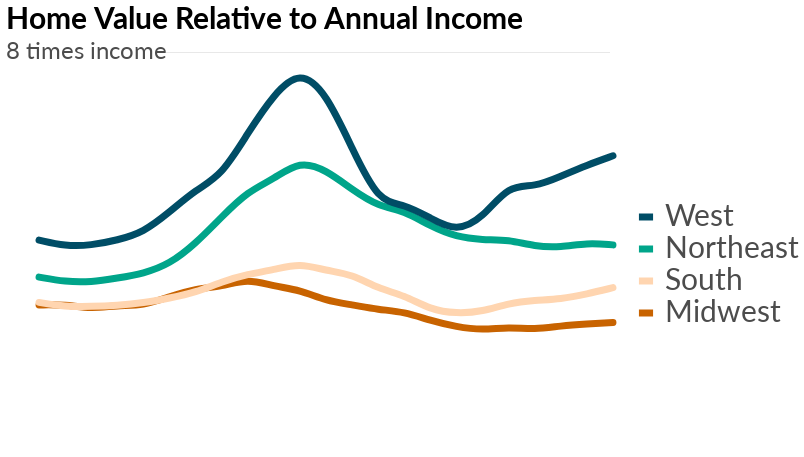

The cell this chart's notebook holds for it:
### Code cell
chart

### Figure 1 — Vega-Lite specification as saved in the notebook (floating-point values rounded to 4 significant figures)
{"width": 600, "height": 400, "background": "white", "config": {"title": {"fontSize": 30, "anchor": "start", "font": "Lato", "offset": 5}, "axisX": {"grid": false, "labelFont": "Lato", "labelFontSize": 16, "labelAngle": 0, "labelPadding": 10, "ticks": false, "tickSize": 5, "title": null, "titleFont": "Lato", "titleFontSize": 16, "titleFontWeight": "normal", "titleY": 30, "titleX": 280}, "axisY": {"grid": true, "gridOpacity": 1, "labelFont": "Lato", "labelFontSize": 16, "labelLimit": 100, "labelAlign": "left", "labelPadding": 20, "ticks": false, "title": null, "titleFont": "Lato", "titleFontWeight": "normal", "titleFontSize": 16, "titleAlign": "left", "titleAngle": 0, "titleY": -20, "titleX": -20, "domainWidth": 0}, "view": {"strokeOpacity": 0}, "legend": {"labelFont": "lato", "labelFontSize": 30, "labelFontWeight": "normal", "labelOpacity": 0.7, "legendX": 605, "legendY": 150, "orient": "none", "symbolSize": 200, "symbolStrokeWidth": 7}}, "layer": [{"data": {"name": "data-a92822be6211b90b094ef9b1ca0c12d5"}, "mark": {"type": "line", "interpolate": "basis", "size": 7, "strokeCap": "round"}, "encoding": {"color": {"type": "nominal", "field": "Region", "scale": {"domain": ["West", "Northeast", "South", "Midwest"], "range": ["#004d66", "#00a58a", "#ffd5b0", "#c86300"]}, "title": ""}, "x": {"type": "ordinal", "axis": {"labelFontSize": 24, "labelOpacity": 0.7, "tickSize": 10, "ticks": true, "values": [2000, 2010, 2018]}, "field": "Year"}, "y": {"type": "quantitative", "axis": {"format": "a", "labelFontSize": 24, "labelOpacity": 0.7, "titleFontSize": 26, "titleOpacity": 0.7, "titleY": -40, "values": [2, 4, 6]}, "field": "HIR", "scale": {"domain": [0, 8]}, "title": "Regional comparison"}}, "title": "Home Value Relative to Annual Income"}, {"data": {"name": "data-34346d506a988c9999cbb9a8b0c69d9d"}, "mark": {"type": "text", "dx": 245, "dy": -4, "fontSize": 11.5, "fontWeight": "bold", "opacity": 0.09}, "encoding": {"text": {"type": "nominal", "field": "text"}, "x": {"type": "ordinal", "axis": null, "field": "x"}, "y": {"type": "quantitative", "axis": null, "field": "y"}}}, {"data": {"name": "data-eb4c61d6a351efb0d2cc0da2cfb9ff00"}, "mark": {"type": "text", "dx": -57, "dy": 0, "font": "lato", "fontSize": 24, "opacity": 0.7}, "encoding": {"text": {"type": "nominal", "field": "text"}, "x": {"type": "ordinal", "axis": null, "field": "x"}, "y": {"type": "quantitative", "axis": null, "field": "y"}}}], "$schema": "https://vega.github.io/schema/vega-lite/v4.0.0.json", "datasets": {"data-a92822be6211b90b094ef9b1ca0c12d5": [{"Year": 1996, "Med_Inc": 36579, "Region": "Midwest", "Med_Home": 107594, "HIR": 2.941}, {"Year": 1996, "Med_Inc": 37406, "Region": "Northeast", "Med_Home": 130814, "HIR": 3.497}, {"Year": 1996, "Med_Inc": 32422, "Region": "South", "Med_Home": 96994, "HIR": 2.992}, {"Year": 1996, "Med_Inc": 37125, "Region": "West", "Med_Home": 157355, "HIR": 4.239}, {"Year": 1997, "Med_Inc": 38316, "Region": "Midwest", "Med_Home": 112946, "HIR": 2.948}, {"Year": 1997, "Med_Inc": 38929, "Region": "Northeast", "Med_Home": 132497, "HIR": 3.404}, {"Year": 1997, "Med_Inc": 34345, "Region": "South", "Med_Home": 99832, "HIR": 2.907}, {"Year": 1997, "Med_Inc": 39162, "Region": "West", "Med_Home": 161251, "HIR": 4.118}, {"Year": 1998, "Med_Inc": 40609, "Region": "Midwest", "Med_Home": 116357, "HIR": 2.865}, {"Year": 1998, "Med_Inc": 40634, "Region": "Northeast", "Med_Home": 137995, "HIR": 3.396}, {"Year": 1998, "Med_Inc": 35797, "Region": "South", "Med_Home": 104145, "HIR": 2.909}, {"Year": 1998, "Med_Inc": 40983, "Region": "West", "Med_Home": 169375, "HIR": 4.133}, {"Year": 1999, "Med_Inc": 42512, "Region": "Midwest", "Med_Home": 124741, "HIR": 2.934}, {"Year": 1999, "Med_Inc": 41882, "Region": "Northeast", "Med_Home": 145722, "HIR": 3.479}, {"Year": 1999, "Med_Inc": 37345, "Region": "South", "Med_Home": 109525, "HIR": 2.933}, {"Year": 1999, "Med_Inc": 42565, "Region": "West", "Med_Home": 180332, "HIR": 4.237}, {"Year": 2000, "Med_Inc": 44261, "Region": "Midwest", "Med_Home": 129626, "HIR": 2.929}, {"Year": 2000, "Med_Inc": 43750, "Region": "Northeast", "Med_Home": 156051, "HIR": 3.567}, {"Year": 2000, "Med_Inc": 38389, "Region": "South", "Med_Home": 114424, "HIR": 2.981}, {"Year": 2000, "Med_Inc": 44915, "Region": "West", "Med_Home": 197259, "HIR": 4.392}, {"Year": 2001, "Med_Inc": 43834, "Region": "Midwest", "Med_Home": 136172, "HIR": 3.107}, {"Year": 2001, "Med_Inc": 45716, "Region": "Northeast", "Med_Home": 171747, "HIR": 3.757}, {"Year": 2001, "Med_Inc": 38904, "Region": "South", "Med_Home": 119755, "HIR": 3.078}, {"Year": 2001, "Med_Inc": 45087, "Region": "West", "Med_Home": 216301, "HIR": 4.797}, {"Year": 2002, "Med_Inc": 43622, "Region": "Midwest", "Med_Home": 142528, "HIR": 3.267}, {"Year": 2002, "Med_Inc": 45862, "Region": "Northeast", "Med_Home": 191049, "HIR": 4.166}, {"Year": 2002, "Med_Inc": 39522, "Region": "South", "Med_Home": 126049, "HIR": 3.189}, {"Year": 2002, "Med_Inc": 45143, "Region": "West", "Med_Home": 236630, "HIR": 5.242}, {"Year": 2003, "Med_Inc": 44732, "Region": "Midwest", "Med_Home": 147990, "HIR": 3.308}, {"Year": 2003, "Med_Inc": 46742, "Region": "Northeast", "Med_Home": 219807, "HIR": 4.703}, {"Year": 2003, "Med_Inc": 39823, "Region": "South", "Med_Home": 135696, "HIR": 3.407}, {"Year": 2003, "Med_Inc": 46820, "Region": "West", "Med_Home": 258969, "HIR": 5.531}, {"Year": 2004, "Med_Inc": 44641, "Region": "Midwest", "Med_Home": 154880, "HIR": 3.469}, {"Year": 2004, "Med_Inc": 47861, "Region": "Northeast", "Med_Home": 249315, "HIR": 5.209}, {"Year": 2004, "Med_Inc": 40745, "Region": "South", "Med_Home": 144969, "HIR": 3.558}, {"Year": 2004, "Med_Inc": 47651, "Region": "West", "Med_Home": 303857, "HIR": 6.377}, {"Year": 2005, "Med_Inc": 45950, "Region": "Midwest", "Med_Home": 152243, "HIR": 3.313}, {"Year": 2005, "Med_Inc": 50882, "Region": "Northeast", "Med_Home": 277774, "HIR": 5.459}, {"Year": 2005, "Med_Inc": 42138, "Region": "South", "Med_Home": 153524, "HIR": 3.643}, {"Year": 2005, "Med_Inc": 50002, "Region": "West", "Med_Home": 357818, "HIR": 7.156}, {"Year": 2006, "Med_Inc": 47836, "Region": "Midwest", "Med_Home": 155108, "HIR": 3.242}, {"Year": 2006, "Med_Inc": 52057, "Region": "Northeast", "Med_Home": 303272, "HIR": 5.826}, {"Year": 2006, "Med_Inc": 43884, "Region": "South", "Med_Home": 165703, "HIR": 3.776}, {"Year": 2006, "Med_Inc": 52249, "Region": "West", "Med_Home": 398737, "HIR": 7.631}, {"Year": 2007, "Med_Inc": 50277, "Region": "Midwest", "Med_Home": 152013, "HIR": 3.024}, {"Year": 2007, "Med_Inc": 52274, "Region": "Northeast", "Med_Home": 294987, "HIR": 5.643}, {"Year": 2007, "Med_Inc": 46186, "Region": "South", "Med_Home": 167495, "HIR": 3.627}, {"Year": 2007, "Med_Inc": 54138, "Region": "West", "Med_Home": 388972, "HIR": 7.185}, {"Year": 2008, "Med_Inc": 50112, "Region": "Midwest", "Med_Home": 147600, "HIR": 2.945}, {"Year": 2008, "Med_Inc": 54346, "Region": "Northeast", "Med_Home": 285236, "HIR": 5.249}, {"Year": 2008, "Med_Inc": 45590, "Region": "South", "Med_Home": 162062, "HIR": 3.555}, {"Year": 2008, "Med_Inc": 55085, "Region": "West", "Med_Home": 334430, "HIR": 6.071}, {"Year": 2009, "Med_Inc": 48877, "Region": "Midwest", "Med_Home": 139170, "HIR": 2.847}, {"Year": 2009, "Med_Inc": 53073, "Region": "Northeast", "Med_Home": 260760, "HIR": 4.913}, {"Year": 2009, "Med_Inc": 45615, "Region": "South", "Med_Home": 149013, "HIR": 3.267}, {"Year": 2009, "Med_Inc": 53833, "Region": "West", "Med_Home": 269202, "HIR": 5.001}, {"Year": 2010, "Med_Inc": 48241, "Region": "Midwest", "Med_Home": 135266, "HIR": 2.804}, {"Year": 2010, "Med_Inc": 52996, "Region": "Northeast", "Med_Home": 255723, "HIR": 4.825}, {"Year": 2010, "Med_Inc": 45442, "Region": "South", "Med_Home": 142491, "HIR": 3.136}, {"Year": 2010, "Med_Inc": 52959, "Region": "West", "Med_Home": 262652, "HIR": 4.96}, {"Year": 2011, "Med_Inc": 48722, "Region": "Midwest", "Med_Home": 128045, "HIR": 2.628}, {"Year": 2011, "Med_Inc": 53864, "Region": "Northeast", "Med_Home": 243166, "HIR": 4.514}, {"Year": 2011, "Med_Inc": 46899, "Region": "South", "Med_Home": 133626, "HIR": 2.849}, {"Year": 2011, "Med_Inc": 52376, "Region": "West", "Med_Home": 245043, "HIR": 4.679}, {"Year": 2012, "Med_Inc": 50479, "Region": "Midwest", "Med_Home": 126249, "HIR": 2.501}, {"Year": 2012, "Med_Inc": 54627, "Region": "Northeast", "Med_Home": 234878, "HIR": 4.3}, {"Year": 2012, "Med_Inc": 48033, "Region": "South", "Med_Home": 132984, "HIR": 2.769}, {"Year": 2012, "Med_Inc": 55157, "Region": "West", "Med_Home": 243115, "HIR": 4.408}, {"Year": 2013, "Med_Inc": 53426, "Region": "Midwest", "Med_Home": 130172, "HIR": 2.436}, {"Year": 2013, "Med_Inc": 56868, "Region": "Northeast", "Med_Home": 241214, "HIR": 4.242}, {"Year": 2013, "Med_Inc": 49854, "Region": "South", "Med_Home": 139957, "HIR": 2.807}, {"Year": 2013, "Med_Inc": 59525, "Region": "West", "Med_Home": 278153, "HIR": 4.673}, {"Year": 2014, "Med_Inc": 54267, "Region": "Midwest", "Med_Home": 135707, "HIR": 2.501}, {"Year": 2014, "Med_Inc": 59210, "Region": "Northeast", "Med_Home": 251442, "HIR": 4.247}, {"Year": 2014, "Med_Inc": 49655, "Region": "South", "Med_Home": 147834, "HIR": 2.977}, {"Year": 2014, "Med_Inc": 57688, "Region": "West", "Med_Home": 308482, "HIR": 5.347}, {"Year": 2015, "Med_Inc": 57082, "Region": "Midwest", "Med_Home": 139693, "HIR": 2.447}, {"Year": 2015, "Med_Inc": 62182, "Region": "Northeast", "Med_Home": 255693, "HIR": 4.112}, {"Year": 2015, "Med_Inc": 51174, "Region": "South", "Med_Home": 155328, "HIR": 3.035}, {"Year": 2015, "Med_Inc": 61442, "Region": "West", "Med_Home": 325467, "HIR": 5.297}, {"Year": 2016, "Med_Inc": 58305, "Region": "Midwest", "Med_Home": 147160, "HIR": 2.524}, {"Year": 2016, "Med_Inc": 64390, "Region": "Northeast", "Med_Home": 263613, "HIR": 4.094}, {"Year": 2016, "Med_Inc": 53861, "Region": "South", "Med_Home": 164750, "HIR": 3.059}, {"Year": 2016, "Med_Inc": 64275, "Region": "West", "Med_Home": 354535, "HIR": 5.516}, {"Year": 2017, "Med_Inc": 61123, "Region": "Midwest", "Med_Home": 156621, "HIR": 2.562}, {"Year": 2017, "Med_Inc": 65593, "Region": "Northeast", "Med_Home": 274351, "HIR": 4.183}, {"Year": 2017, "Med_Inc": 55775, "Region": "South", "Med_Home": 176203, "HIR": 3.159}, {"Year": 2017, "Med_Inc": 66961, "Region": "West", "Med_Home": 384099, "HIR": 5.736}, {"Year": 2018, "Med_Inc": 64069, "Region": "Midwest", "Med_Home": 165999, "HIR": 2.591}, {"Year": 2018, "Med_Inc": 70113, "Region": "Northeast", "Med_Home": 290442, "HIR": 4.142}, {"Year": 2018, "Med_Inc": 57299, "Region": "South", "Med_Home": 188320, "HIR": 3.287}, {"Year": 2018, "Med_Inc": 69520, "Region": "West", "Med_Home": 411827, "HIR": 5.924}], "data-34346d506a988c9999cbb9a8b0c69d9d": [{"x": 2000, "y": 8, "text": "__________________________________________________________________________"}], "data-eb4c61d6a351efb0d2cc0da2cfb9ff00": [{"x": 2000, "y": 8, "text": "8 times income"}]}}
